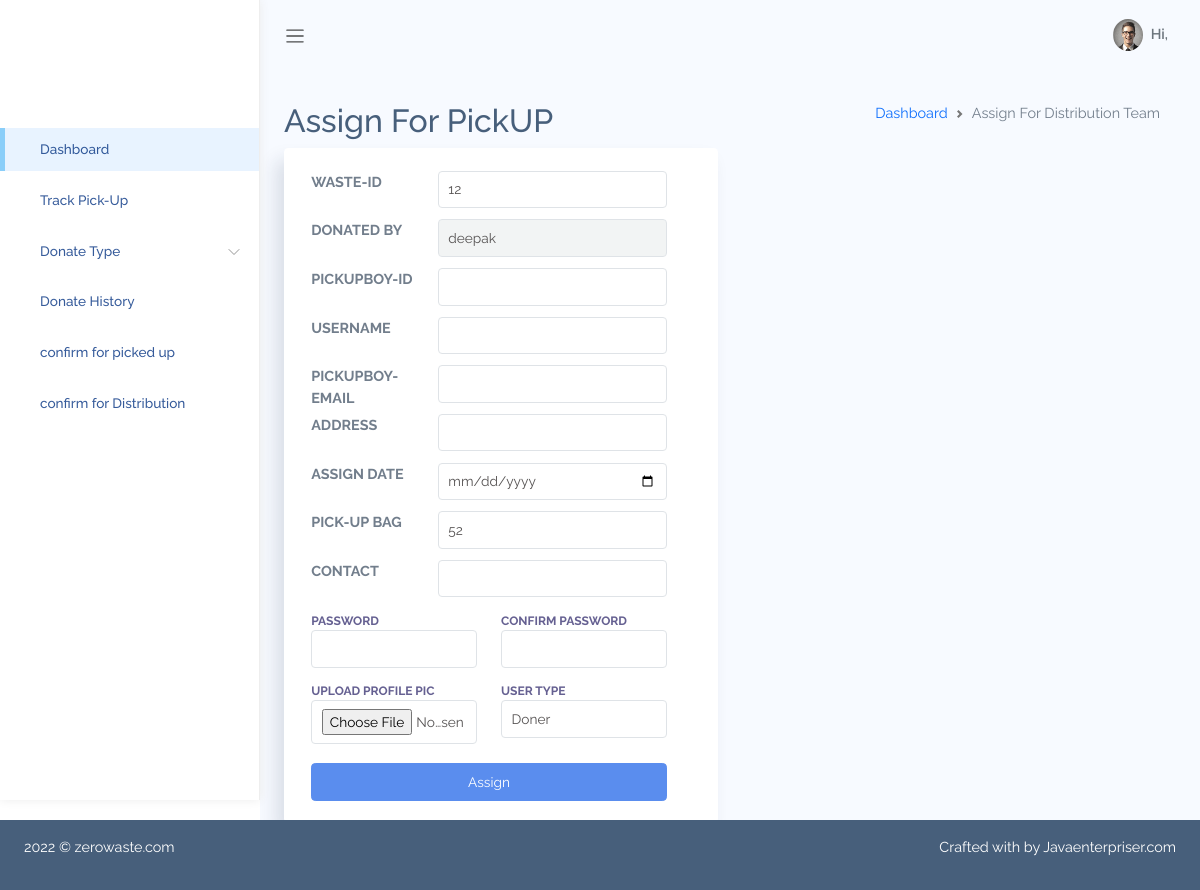
/assignd/12/, run on the app's committed database.
### AdminApp/models.py (models this page shows, shortened)
class Wastage(models.Model):
    WASTE_TYPES = [
        ('Food', 'Food'),
        ('Cloth', 'Cloth'),
    ]
    STATUS_TYPES = [
        ('pending', 'pending'),
        ('approved', 'approved'),
        ('rejected','rejected'),
        ('Pickedup','Pickedup'),
        ('assignteam','assignteam'),
        ('donated','donated')
    ]
    donatedBy = models.ForeignKey(User, on_delete=models.SET_NULL, null=True)
    wasteType = models.CharField(
        max_length=10, choices=WASTE_TYPES, default='Food')
    statusType = models.CharField(
        max_length=10, choices=STATUS_TYPES, default='pending')
    description = models.TextField()
    quantity = models.PositiveIntegerField()
    pic1 = models.ImageField(blank=True, null=True)
    created_at = models.DateTimeField(auto_now_add=True)
    updated_at = models.DateTimeField(auto_now=True)

### AdminApp/views.py (the view, shortened to what this page needs)
# urls.py: path('assignd/<int:id>/',distributionteam),
def distributionteam(request,id):
    waste = Wastage.objects.get(id=id)
    return render(request, 'adddistributionteam.html',{'waste': waste})

### AdminApp/templates/adddistributionteam.html (shortened to what this page needs)
{% extends 'adminBasic2.html' %}
{% block content %}
{% load static %}
<div class="main-content container-fluid">
    <div class="page-title">
        <div class="row">
            <div class="col-12 col-md-6 order-md-1 order-last">
                <h3>Assign For PickUP </h3>
            </div>
            <div class="col-12 col-md-6 order-md-2 order-first">
                <nav aria-label="breadcrumb" class='breadcrumb-header'>
                    <ol class="breadcrumb">
                        <li class="breadcrumb-item"><a href="index.html">Dashboard</a></li>
                        <li class="breadcrumb-item active" aria-current="page"></li>Assign For Distribution Team</li>
                    </ol>
                </nav>
            </div>
        </div>
    </div>
 <section id="basic-horizontal-layouts">
    <div class="row match-height">
        <div class="col-md-6 col-12">
        <div class="card">
            <div class="card-content">
            <div class="card-body">
                <form class="form form-horizontal" method="POST" action="/assignd/{{waste.id}}/" name="assignpick">
                    <div class="form-body">
                        <div class="row">
                            <div class="row">
                                <div class="col-md-4">
                                    <label class="font-weight-bold">WASTE-ID</label>
                                </div>
                                <div class="col-md-8 form-group">
                                    <input type="text" id="first-name" class="form-control" value={{waste.id}}>
                                </div>
                                <div class="col-md-4">
                                        <label class="font-weight-bold">DONATED BY</label>
                                </div>
                                <div class="col-md-8 form-group">
                                        <input type="text" id="first-name" class="form-control" value={{waste.donatedBy}} disabled>
                                </div>
                                <div class="col-md-4">
                                    <label class="font-weight-bold">PICKUPBOY-ID</label>
                                </div>
                                <div class="col-md-8 form-group">
                                    <input type="text" id="pickupBoyID" class="form-control" name='id'>
                                </div>
                                <div class="col-md-4">
                                    <label class="font-weight-bold">USERNAME</label>
                                </div>
                                <div class="col-md-8 form-group">
                                        <input type="text" id="username" class="form-control" name='username'>
                                </div>
                                <div class="col-md-4">
                                    <label class="font-weight-bold">PICKUPBOY-EMAIL</label>
                                </div>
                                <div class="col-md-8 form-group">
                                        <input type="email" id="email" class="form-control" name='mail'>
                                </div>
                                <div class="col-md-4">
                                    <label class="font-weight-bold">ADDRESS</label>
                                </div>
                                <div class="col-md-8 form-group">
                                        <input type="text" id="address" class="form-control" name='address'>
                                </div>
                                <div class="col-md-4">
                                    <label class="font-weight-bold">ASSIGN DATE</label>
                                </div>
                                <div class="col-md-8 form-group">
                                    <input type="date" id="date" class="form-control" name="date" >
                                </div>
                                <div class="col-md-4">
                                    <label class="font-weight-bold">PICK-UP BAG</label>
                                </div>
                                <div class="col-md-8 form-group">
                                    <input type="number" id="quantity" class="form-control" name="quantity" value={{waste.quantity}}>
                                </div>
                                <div class="col-md-4">
                                    <label for="exampleFormControlTextarea1" class="font-weight-bold">CONTACT</label>
                                </div>
                                <div class="col-md-8 form-group">
                                    <input type='number' class="form-control " id="contact"  name='contact' >
                                </div>
                                <div class="col-md-6 col-12">
                                    <div class="form-group">
                                    <label for="company-column" class="font-weight-bold">Password</label>
                                    <input
                                        type="password"
                                        id="password"
                                        class="form-control"
                                        name="pass1"
                                    />
                                </div>
                            </div>
                            <div class="col-md-6 col-12">
                                <div class="form-group">
                                <label for="company-column" class="font-weight-bold">Confirm Password</label>
                                <input
                                    type="password"
                                    id="cpassword"
                                    class="form-control"
                                    name="pass2"
                                />
                                </div>
                                </div>
                                <div class="col-md-6 col-12">
                                    <div class="form-group">
                                    <label for="company-column" class="font-weight-bold">Upload Profile Pic</label>
                                    <input
                                        type="file"
                                        id="company-column"
                                        class="form-control"
                                        name="pic"
                                    />
                                    </div>
                                </div>
                                <div class="col-md-6 col-12">
                                    <div class="form-group">
                                    <label for="username-column" class="font-weight-bold">User Type</label>
                                        <select id="username-column" class="form-control" name='userType'>
                                        <option value='Doner'>Doner</option>
                                        </select>
                                    </div>
                                </div>
                                <div class="col-md-12 d-flex justify-content-end mt-2">
                                    <input type="submit" class="btn btn-primary w-100" value='Assign'>
                                </div>
                        </div>
                    </div>
                </form>
            </div>
        </div>
    </div>
</div>
{% endblock %}

### AdminApp/static/adminstatic/assets/css/app.css (style rules this page uses)
* { font-family: "Raleway"; }
#main .main-content { padding: 2rem 1.5rem; }
#main .main-content .page-title h3 { font-size: 2rem; }
.breadcrumb-header .breadcrumb { justify-content: flex-end; }
a { text-decoration: none; outline: 0; }
.btn.btn-primary { color: #fff; }
.form-group { margin-bottom: 0.7rem; }
.form-group label { font-size: 0.755rem; text-transform: uppercase; color: rgba(35, 28, 99, 0.7); font-weight: 500; }
.card { box-shadow: -8px 12px 18px 0 rgba(25, 42, 70, 0.13); margin-bottom: 2.2rem; }
.card .card-content { position: relative; }
.card .card-body { padding: 1.4rem 1.7rem; }

### data on the page
Wastage: id "12", donatedBy "deepak", quantity "52"
